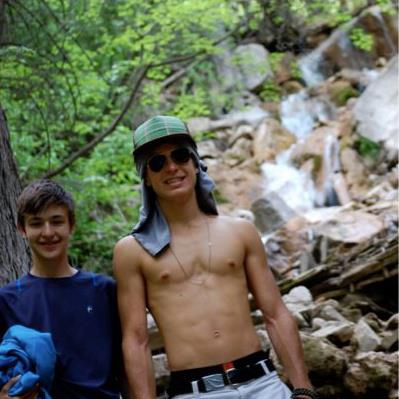
#> input picture splitting_and_merging_rgb_channels/drake_and_I.jpg, 399 x 399 px
$ python channels.py
#> lines starting #> are read from the running program, lines starting #| are printed output that depends on the picture
import numpy as np
import argparse
import cv2

#argument parser
ap = argparse.ArgumentParser()
ap.add_argument("-i", "--image", type=str, default="drake_and_I.jpg",
help="path to input image")
args = vars(ap.parse_args())

#load the image and grab each rgb value
#in openCV represents images as numpy arrarys with the channels in
#Blue, Green, Red order instead of Red, Green, Blue
image = cv2.imread(args["image"])
#> image is the input picture: shape (399, 399, 3); mean B, G, R 90, 105.8, 102.3
(B, G, R) = cv2.split(image)
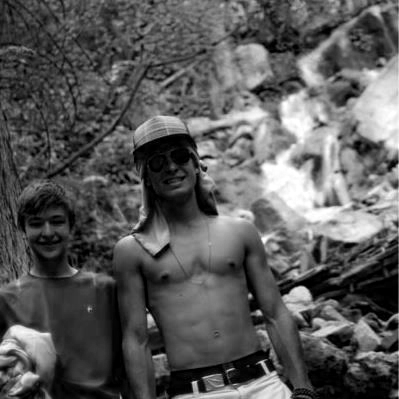
#> B: shape (399, 399); min 0, max 255, mean 90
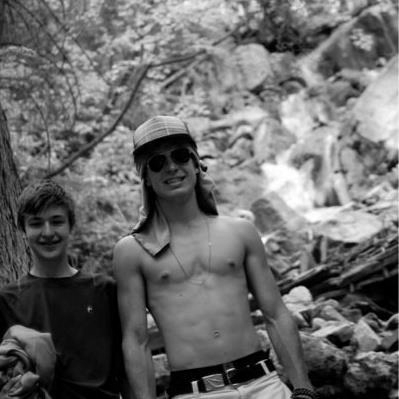
#> G: shape (399, 399); min 0, max 255, mean 105.8
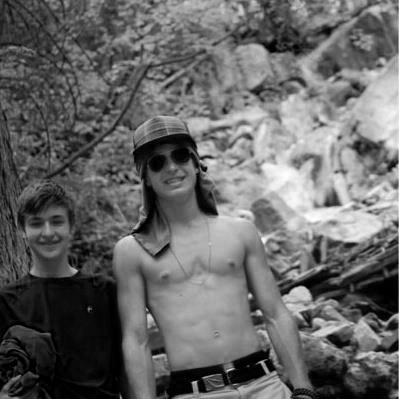
#> R: shape (399, 399); min 0, max 255, mean 102.3

#show each channel individually
cv2.imshow("Red", R)
cv2.imshow("Green", G)
cv2.imshow("Blue", B)

#merge the image back together again
merged = cv2.merge([B, G, R])
cv2.imshow("Merged", merged)

#channels in color instead of grayscale
zeros = np.zeros(image.shape[:2], dtype="uint8")
#0 value for blue and green in pixels
cv2.imshow("Red", cv2.merge([zeros, zeros, R]))
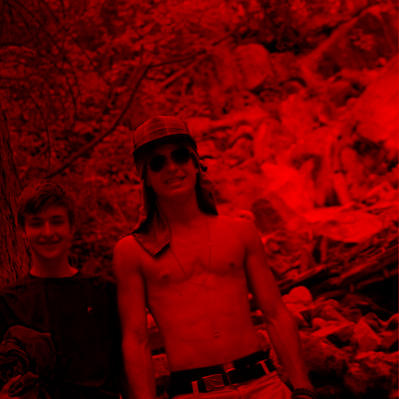
#> window 'Red': shape (399, 399, 3); mean B, G, R 0, 0, 102.3
#0 value for red and blue in pixels
cv2.imshow("Green", cv2.merge([zeros, G, zeros]))
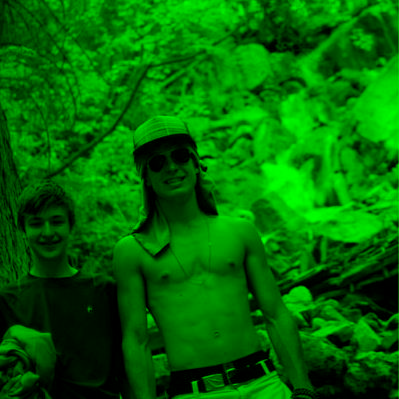
#> window 'Green': shape (399, 399, 3); mean B, G, R 0, 105.8, 0
#0 value for green and red in pixels
cv2.imshow("Blue", cv2.merge([B, zeros, zeros]))
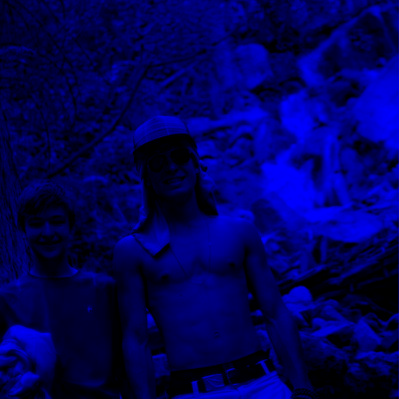
#> window 'Blue': shape (399, 399, 3); mean B, G, R 90, 0, 0


cv2.waitKey(0)
cv2.destroyAllWindows()
